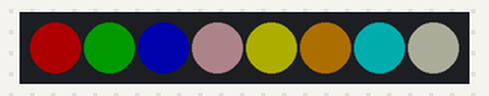
Recording of a sketch running on a simulated Arduino Uno, built with avr-gcc and run on an emulated ATmega328P. Parts: 8 RGB LEDs in strip order, left to right. Dim RGB values are drawn brighter than linear.

Above: at 0.1 s.
At 0.6 s:
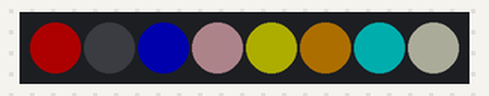
Timing chart, 0 to 130.0 s (numbered marks = the images above):
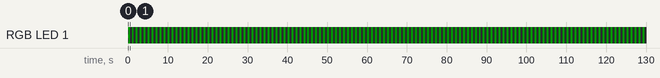

Measured:
- by itself, RGB LED 1: alternates RGB(0, 25, 0) for 0.50 s and off for 0.50 s

The sketch:

LED_example.ino
```cpp
#include <FastLED.h>
#define NUM_LEDS 8
#define DATA_PIN 9

// Define the array of leds
CRGB leds[NUM_LEDS];

void setup() {
  FastLED.addLeds<WS2812B, DATA_PIN, GRB>(leds, NUM_LEDS);
  FastLED.setBrightness(50);
}

void loop() {
  // Turn on red LED
  leds[0] = CRGB::Red;
  // Turn on green LED
  leds[1] = CRGB::Green;
  // Turn on blue LED
  leds[2] = CRGB::Blue;
  leds[3] = CRGB::Pink;
  leds[4] = CRGB::Yellow;
  leds[5] = CRGB::Orange;
  leds[6] = CRGB::Aqua;
  leds[7] = CRGB::Beige;
  // Update LEDs
  FastLED.show();
  // Wait for half a second
  delay(500);
  // Turn off green LED
  leds[1] = CRGB::Black;
  // Update LEDs
  FastLED.show();
  // Wait for half a second
  delay(500);
}
```
